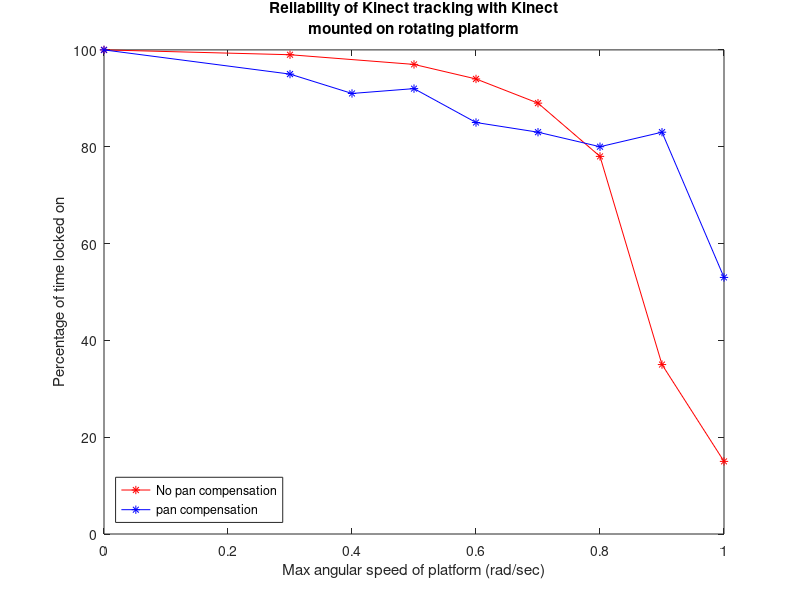

The MATLAB source for this figure:
clear all
data = [
0.0, 100;
0.3, 99;
0.5, 97;
0.6, 94;
0.7, 89;
0.8, 78;
0.9, 35;
1.0, 15 ]

data2 = [
0.0, 100
0.3, 95;
0.4, 91;
0.5, 92;
0.6, 85;
0.7, 83;
0.8, 80;
0.9, 83;
1.0, 53 ];

figure(1)
clf
plot ( data(:,1), data(:,2) , 'r-*')

axis([0 1 0 100])
title ({'Reliability of Kinect tracking with Kinect','mounted on rotating platform'})
xlabel('Max angular speed of platform (rad/sec)')
ylabel('Percentage of time locked on')

pause
% figure(2)
% clf
hold on
plot ( data2(:,1), data2(:,2) , 'b-*')
 legend(gca, {'No pan compensation', 'pan compensation'}, 'Location', 'SouthWest')
hold off

axis([0 1 0 100])
title ({'Reliability of Kinect tracking with Kinect','mounted on rotating platform'})
xlabel('Max angular speed of platform (rad/sec)')
ylabel('Percentage of time locked on')
